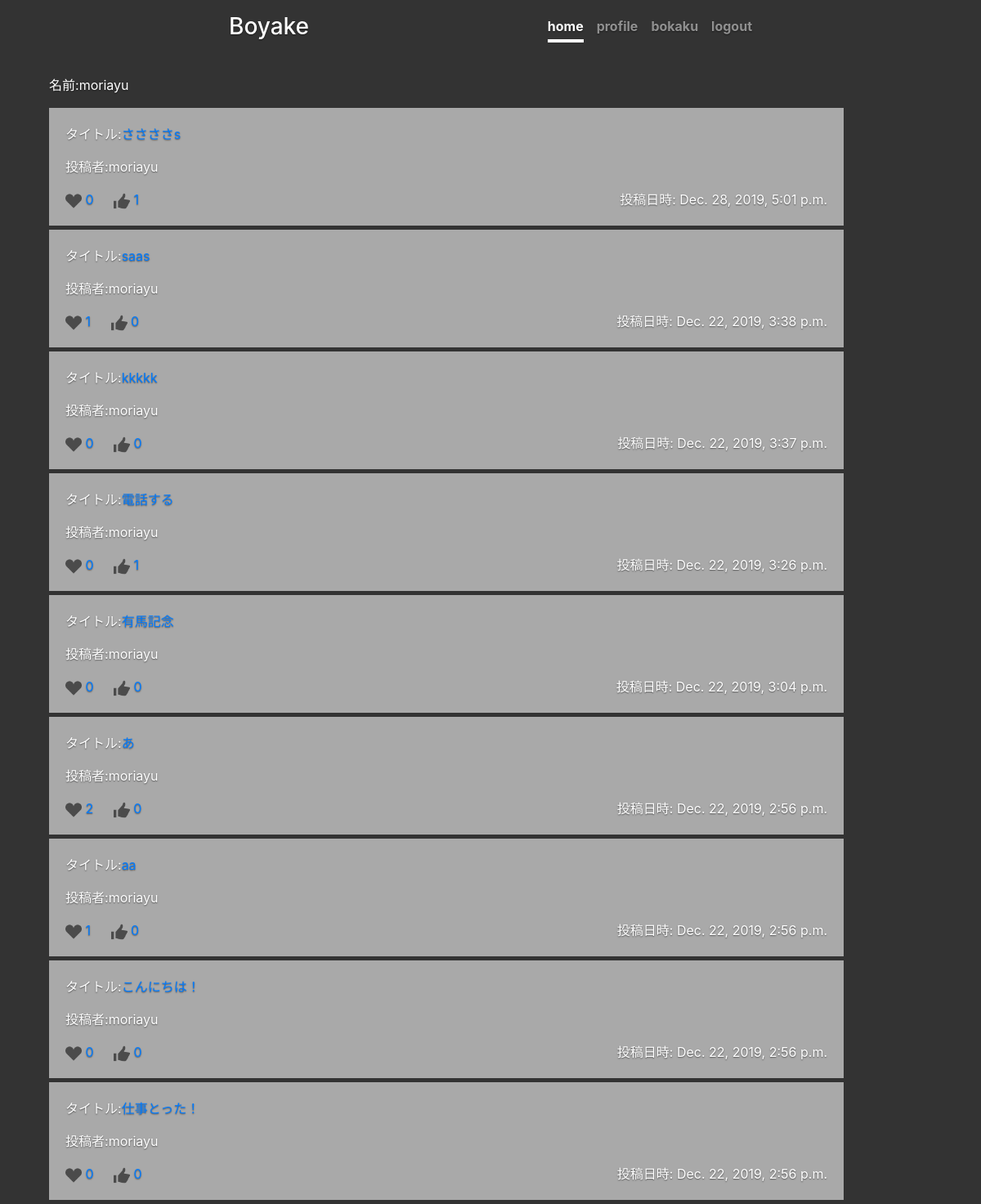
Screenshot of /profile/ (signed in) with the database file from the repository.
### boardapp/models.py (models this page shows, shortened)
class BoardModel(models.Model):
    title = models.CharField(max_length=100)
    content = models.TextField()
    author = models.CharField(max_length=100)
    images = models.ImageField(upload_to='', null=True, blank=True)
    created_date = models.DateTimeField(default=timezone.now)
    published_date = models.DateTimeField(blank=True, null=True)
    good = models.IntegerField(null=True, blank=True, default=0)
    read = models.IntegerField(null=True, blank=True, default=0)
    readtext = models.CharField(max_length=100, null=True, blank=True, default='a')
    goodtext = models.CharField(max_length=100, null=True, blank=True, default='a')

### boardapp/views.py (the view)
# urls.py: path('profile/', profilefunc, name='profile'),
def profilefunc(request):
    user = request.user
    user_list = BoardModel.objects.filter(author__exact = user).order_by('-created_date')
    return render(request, 'profile.html', {'user_list':user_list})

### templates/profile.html (shortened to what this page needs)
{% extends 'base.html' %}
{% load static %}
{% block customcss %}
<link rel='stylesheet' type='text/css' href="{% static 'style3.css'%}">
{% endblock customcss %}
{% block header %}
<header style="margin-bottom: 0px;" class="masthead mb-auto cover-container d-flex w-100 h-100 p-3 mx-auto flex-column">
    <div class="inner">
        <h3 class="masthead-brand"><a style="color: white;" href="{% url 'home' %}">Boyake</a></h3>
        <nav class="nav nav-masthead justify-content-center">
        <a class="nav-link active" href="{% url 'home' %}">home</a>
        <a class="nav-link" href="{% url 'profile' %}">profile</a>
        <a class="nav-link" href="{% url 'create' %}">bokaku</a>
        <a class="nav-link" href="{% url 'logout' %}">logout</a>
        </nav>
    </div>
</header>
{% endblock header %}
{% block content %}
<div class="profilelist">
    <div class="contents">
        <div class="icon-img">
        </div>
        <div class="myprofile">
            <div class="username">
                {% if user.is_authenticated %}
                <p>名前:{{ user.get_username }}</p>
                {% else %}
                <p>ログインしていません</p>
                {% endif %}
            </div>
        </div>
    </div>
</div>
<div style="width: 90%; "　class="list mt1">
    {% for item in user_list %}
    <div style="background-color : #a9a9a9; margin-bottom: 5px; padding: 20px;" class="container" role="alert">
        <p>タイトル:<a href="{% url 'mydetail' item.pk %}">{{item.title}}</a></p>
        <p>投稿者:{{item.author}}</p>
        <a style="margin-right: 20px;" href="#" role="button" aria-pressed="true"><img style="background-color: #00000000; " src="{% static 'heart.png' %}" width="20" height="20"> {{item.good}}</a>
        <a href="#"  role="button" aria-pressed="true"><img style="background-color: #00000000; " src="{% static 'good.png' %}" width="20" height="20"> {{item.read}}</a>
        <p style="float: right;">投稿日時: {{ item.created_date }}</p>
    </div>
    {% endfor %}
{% endblock content %}

### static/style3.css (style rules this page uses)
html, body { background-color: #333; }
body { color: #fff; text-shadow: 0 .05rem .1rem rgba(0, 0, 0, .5); background-size: cover; margin-left: 5%; margin-right: 5%; }
.cover-container { max-width: 42em; }
.masthead { margin-bottom: 0px; }
.nav-link:link { color: black; }
.masthead-brand { margin-bottom: 0; }
.nav-masthead .nav-link { padding: .25rem 0; font-weight: 700; color: rgba(255, 255, 255, .5); background-color: transparent; border-bottom: .25rem solid transparent; }
.nav-masthead .nav-link + .nav-link { margin-left: 1rem; }
.nav-masthead .active { color: #fff; border-bottom-color: #fff; }
@media (min-width: 48em) { .masthead-brand { float: left; } }
@media (min-width: 48em) { .nav-masthead { float: right; } }
.container { background-color: #333; }
.active { color: pink; }

### rows the page displays
BoardModel: title "ささささs", author "moriayu", good "0", read "1", created_date "Dec. 28, 2019, 5:01 p.m."
BoardModel: title "saas", author "moriayu", good "1", read "0", created_date "Dec. 22, 2019, 3:38 p.m."
BoardModel: title "kkkkk", author "moriayu", good "0", read "0", created_date "Dec. 22, 2019, 3:37 p.m."
BoardModel: title "電話する", author "moriayu", good "0", read "1", created_date "Dec. 22, 2019, 3:26 p.m."
BoardModel: title "有馬記念", author "moriayu", good "0", read "0", created_date "Dec. 22, 2019, 3:04 p.m."
BoardModel: title "あ", author "moriayu", good "2", read "0", created_date "Dec. 22, 2019, 2:56 p.m."
BoardModel: title "aa", author "moriayu", good "1", read "0", created_date "Dec. 22, 2019, 2:56 p.m."
BoardModel: title "こんにちは！", author "moriayu", good "0", read "0", created_date "Dec. 22, 2019, 2:56 p.m."
BoardModel: title "仕事とった！", author "moriayu", good "0", read "0", created_date "Dec. 22, 2019, 2:56 p.m."

### other values shown
{{ user.get_username }} "moriayu"
